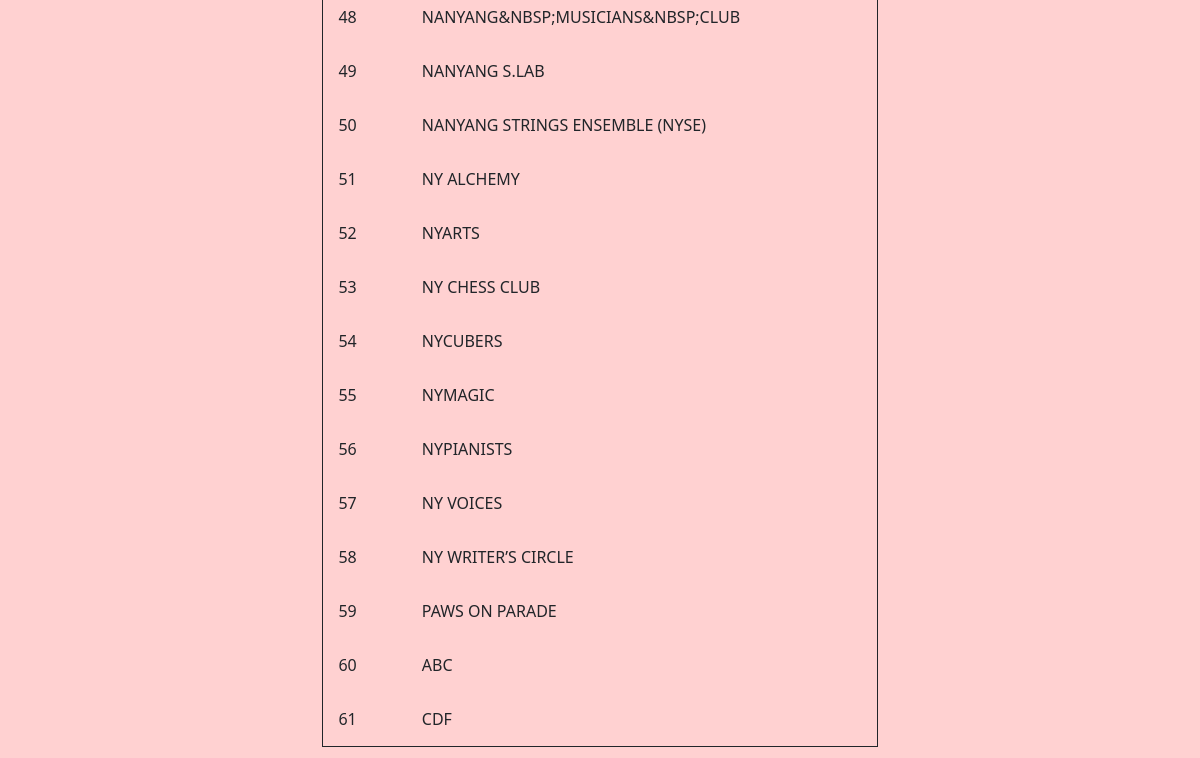
The app's page /view/ccas (lower part), older data.
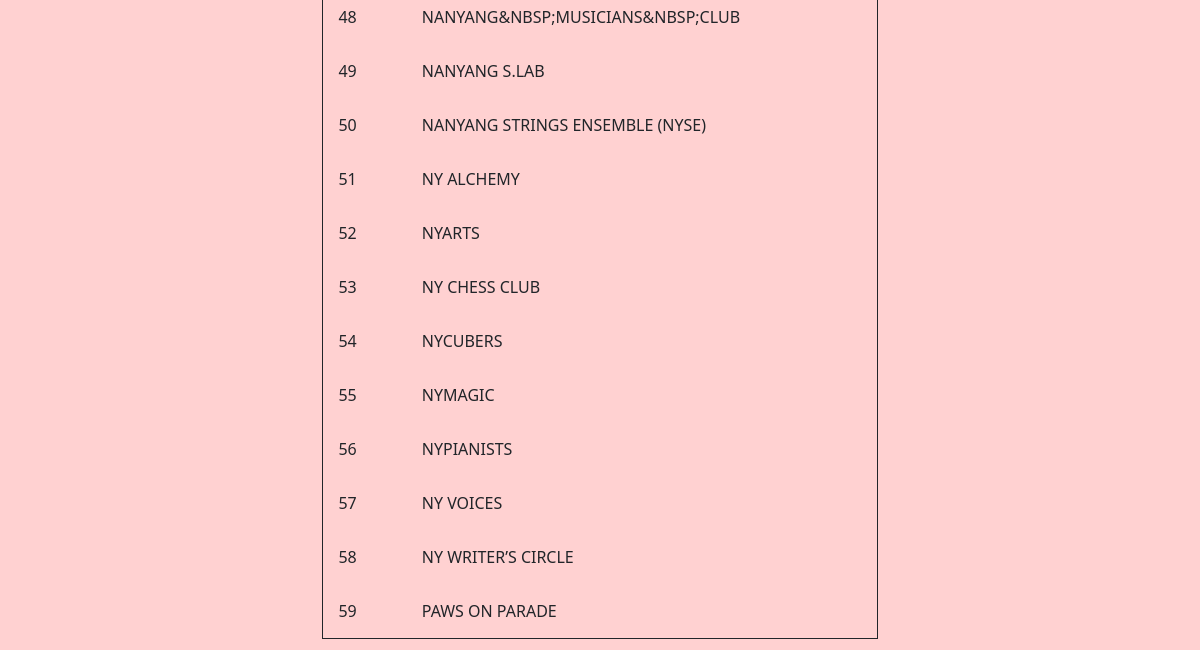
The same page, newer data.
### tables this page shows
CREATE TABLE cca (
    id INTEGER,
    name TEXT,
    PRIMARY KEY(id)
);

### main.py (the view, shortened to what this page needs)
@app.route('/view/<form>', methods=['POST', 'GET'])
def view(form):
    if request.method == 'POST': # filter functions for view page
        search_key = request.form['search_key'] # str
        search_value = request.form['search_value'] # str
        data = storage.database[form].find(
            {search_key: search_value}
        ) # list of dict
    if form == 'students':
        if request.method == 'POST': # filter
            if data == []:
                return frontend.view_student(
                    data=data,
                    message='Student {} {} cannot be found.'.format(search_key, search_value)
                )
            else:
                return frontend.view_student(
                    data=data,
                    message="Viewing Students with {} {}.".format(search_key, search_value)
                )
        else:
            data = storage.database[form].get_all() # list of dict
            return frontend.view_student(data=data, message='Viewing All Students.')
    elif form == 'ccas':
        if request.method == 'POST': # filter
            if data == []:
                return frontend.view_cca(
                    data=data,
                    message='CCA {} {} cannot be found.'.format(search_key, search_value)
                )
            else:
                return frontend.view_cca(
                    data=data,
                    message="Viewing CCAs with {} {}.".format(search_key, search_value)
                )
        else:
            data = storage.database[form].get_all() # list of dict
            return frontend.view_cca(data=data, message='Viewing All CCAs.')

### frontend.py (called while the page is built)
def view_cca(data: list, message="") -> None:
    return render_template("view.html",
                           entity="ccas",
                           headers=[
                               {"label": "CCA ID", "value": "id"},
                               {"label": "CCA Name", "value": "name"}],
                           data=data,
                           message=message)

### storage.py (called while the page is built)
    def execute(self, sql_statement:str, values={}) -> list:
        with sqlite3.connect('database.db') as conn:
            conn.row_factory = sqlite3.Row # turns output into dict
            cur = conn.cursor()
            cur.execute(sql_statement, values)
            results = cur.fetchall()
            list_of_dict = []
            for record in results:
                list_of_dict.append(dict(record)) # convert Row object to dict
            return list_of_dict

    def get_all(self, column='*') -> list:
        sql_statement = 'SELECT ' + column + ' FROM ' + self.__table
        return self.execute(sql_statement)

### templates/view.html (shortened to what this page needs)
{% extends "layout.html" %}
{% block main %}
    {% if entity == "subject" %}
    <h2>Subjects Taken</h2>
    <h3>Student Name: {{ student_name['name'] }}</h3>
    <table>
        <tr>
            {% for header in headers %}
            <th>{{ header['label'] }}</th>
            {% endfor %}
        </tr>
        {% for record in data %}
        <tr>
            {% for value in record.values() %}
            <td>{{ value }}</td>
            {% endfor %}
        </tr>
        {% endfor %}
    </table>
    <p><a href="/view/students">Return to View Student</a></p>
    {% else %}
    <table>
        {% for record in data %}
        <tr>
            {% for value in record.values() %}
            <td>{{ value }}</td>
            {% endfor %}
        </tr>
        {% endfor %}
    </table>
    {% endif %}
{% endblock %}

### templates/layout.html (shortened to what this page needs)
<!DOCTYPE html>
<html lang="en">
    <head>
        <link href="https://cdn.jsdelivr.net/npm/bootstrap@5.1.3/dist/css/bootstrap.min.css" rel="stylesheet">
        <link href="/static/styles.css" rel="stylesheet">
    </head>
    <body>
        <main class="container-fluid py-5 text-center">
            {% block main %}{% endblock %}
        </main>
    </body>
</html>

### static/styles.css (style rules this page uses)
body { background-color: #ffd1d1; }
table { border: 1px solid; margin-left: auto; margin-right: auto; }

Row changes from the older to the newer data that the page shows:
removed cca: values "60", name "ABC"
removed cca: values "61", name "CDF"
